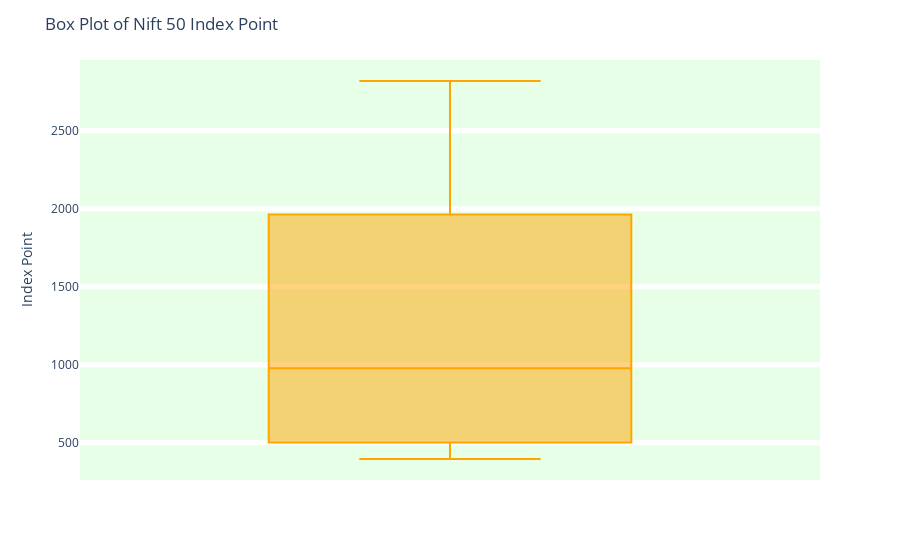

Here is the notebook cell this chart was saved with:
### Code cell
# Creating a box plot
fig = px.box(df, y='stock_price')  
fig.update_layout(title='Box Plot of Nift 50 Index Point', yaxis_title='Index Point')

fig.update_traces(marker_color='orange')
fig.update_layout(plot_bgcolor='#e6ffe6')
fig.update_yaxes(showgrid=True, gridcolor='white', gridwidth=5)

fig.show()

### Figure 1 — Plotly figure (JSON) as saved in the notebook; plotly's stock layout.template omitted (floating-point values rounded to 4 significant figures; data arrays with more than 128 entries replaced by an {"elided": "..."} marker saying what was removed)
{"data": [{"alignmentgroup": "True", "hovertemplate": "stock_price=%{y}<extra></extra>", "legendgroup": "", "marker": {"color": "orange"}, "name": "", "notched": false, "offsetgroup": "", "orientation": "v", "showlegend": false, "type": "box", "x0": " ", "xaxis": "x", "y": {"elided": "2183 int values"}, "y0": " ", "yaxis": "y"}], "layout": {"boxmode": "group", "legend": {"tracegroupgap": 0}, "margin": {"t": 60}, "plot_bgcolor": "#e6ffe6", "title": {"text": "Box Plot of Nift 50 Index Point"}, "xaxis": {"anchor": "y", "domain": [0, 1]}, "yaxis": {"anchor": "x", "domain": [0, 1], "gridcolor": "white", "gridwidth": 5, "showgrid": true, "title": {"text": "Index Point"}}}}
